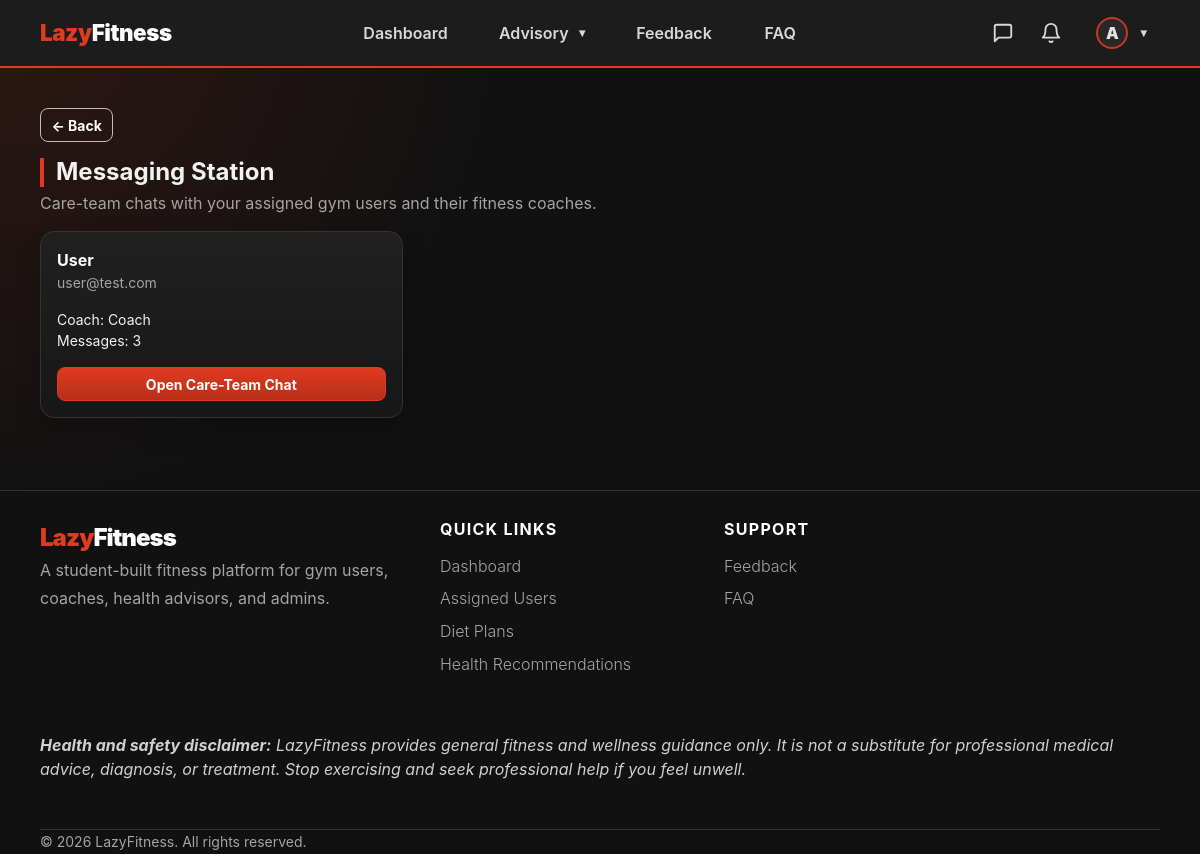
Before: /advisor/messages/ (signed in) with the older database file.
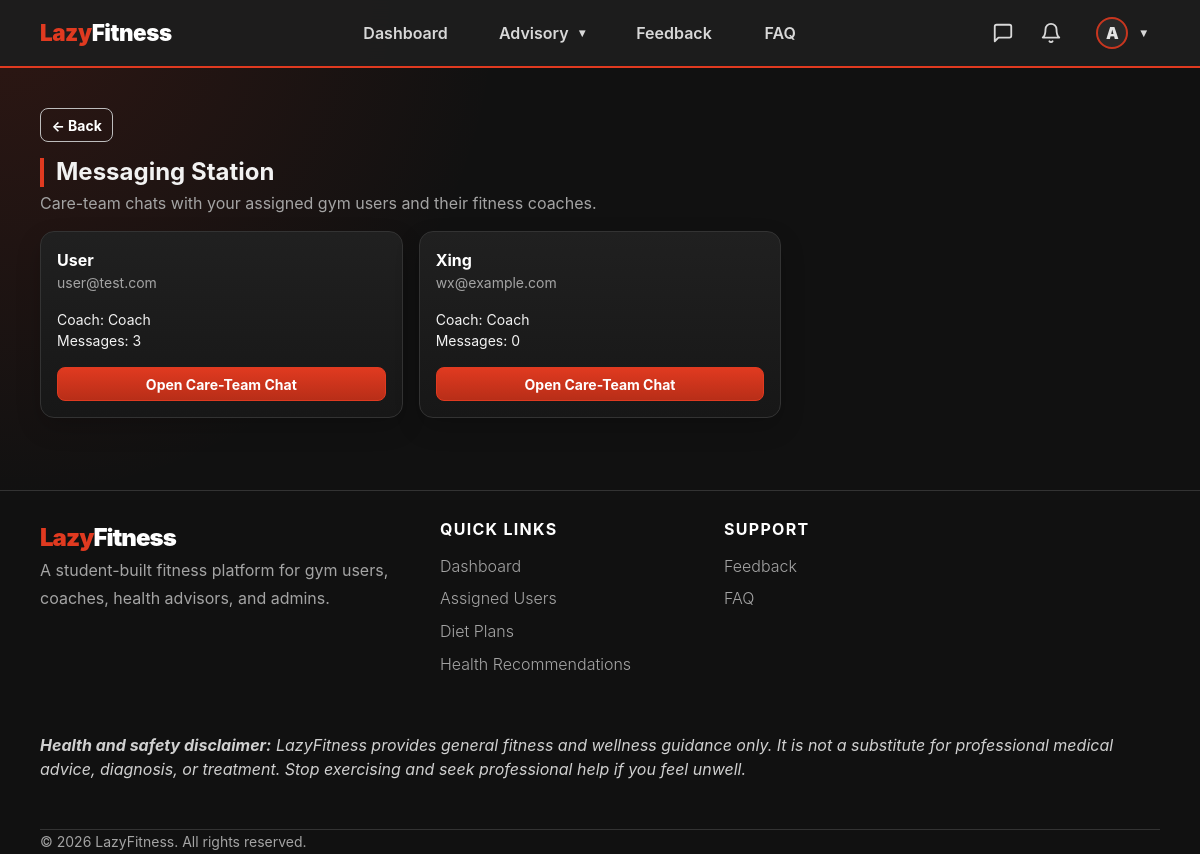
After: the same page with the newer database file.
### apps/gym_user/models.py (models this page shows, shortened)
class GymUser(models.Model):
    user = models.OneToOneField(User, on_delete=models.CASCADE, primary_key=True)
    user_name = models.CharField(max_length=255)
    age = models.IntegerField()
    gender = models.CharField(max_length=20)
    weight = models.FloatField(help_text="in kg")
    height = models.FloatField(help_text="in cm")
    neck_in_cm = models.IntegerField()
    waist_in_cm = models.IntegerField()
    calorie_intake = models.IntegerField(help_text="daily target kcal")
    medical_condition = models.TextField(blank=True, null=True)
    profile_completed = models.BooleanField(default=False)
    assigned_coach = models.ForeignKey(
        'coach.Coach',
        on_delete=models.SET_NULL,
        null=True,
        blank=True,
        related_name='assigned_gym_users',
        help_text='Fitness coach assigned by admin.',
    )
    assigned_advisor = models.ForeignKey(
        'health_advisor.HealthAdvisor',
        on_delete=models.SET_NULL,
        null=True,
        blank=True,
        related_name='assigned_gym_users',
        help_text='Health advisor assigned by admin.',
    )

class Conversation(models.Model):
    gym_user = models.OneToOneField(
        GymUser,
        on_delete=models.CASCADE,
        related_name='conversation',
        null=True,
        blank=True,
    )
    coach = models.ForeignKey(
        'coach.Coach',
        on_delete=models.SET_NULL,
        null=True,
        blank=True,
        related_name='conversations',
    )
    health_advisor = models.ForeignKey(
        'health_advisor.HealthAdvisor',
        on_delete=models.SET_NULL,
        null=True,
        blank=True,
        related_name='conversations',
    )
    title = models.CharField(max_length=160, blank=True)
    is_group = models.BooleanField(default=False)
    participants = models.ManyToManyField(User, blank=True, related_name='conversations')
    created_by = models.ForeignKey(
        User,
        on_delete=models.SET_NULL,
        null=True,
        blank=True,
        related_name='created_conversations',
    )
    created_at = models.DateTimeField(auto_now_add=True)
    updated_at = models.DateTimeField(auto_now=True)
    class Meta:
        ordering = ['-updated_at']

### apps/accounts/models.py (models this page shows, shortened)
class User(AbstractBaseUser, PermissionsMixin):
    ROLE_CHOICES = [
        ('gym_user',       'Gym User'),
        ('fitness_coach',  'Fitness Coach'),
        ('health_advisor', 'Health Advisor'),
        ('admin',          'Admin'),
    ]
    username_validator = RegexValidator(
        regex=r'^[\w.@+-]+$',
        message='Username may contain letters, numbers, and @/./+/-/_ characters only.',
    )
    username    = models.CharField(max_length=150, unique=True, validators=[username_validator])
    email       = models.EmailField(unique=True)
    profile_picture = models.ImageField(
        upload_to='profile_pictures/',
        blank=True,
        null=True,
        help_text='Optional profile picture used across LazyFitness.',
    )
    role        = models.CharField(max_length=20, choices=ROLE_CHOICES)
    is_active   = models.BooleanField(default=True)   # userStatus
    is_staff    = models.BooleanField(default=False)
    date_joined = models.DateTimeField(auto_now_add=True)
    USERNAME_FIELD  = 'username'
    REQUIRED_FIELDS = ['email', 'role']
    objects = UserManager()
    @property
    def display_name(self):
        profile_fields = [
            ('gymuser', 'user_name'),
            ('coach', 'coach_name'),
            ('healthadvisor', 'advisor_name'),
            ('adminprofile', 'admin_name'),
        ]
        for relation, field in profile_fields:
            try:
                profile = getattr(self, relation)
            except Exception:
                profile = None
            value = getattr(profile, field, '') if profile else ''
            if value:
                return value
        return self.username or self.email
    @property
    def avatar_initial(self):
        name = self.display_name or self.username or self.email or '?'
        return name.strip()[:1].upper()
    @property
    def is_gym_user(self):
        return self.role == 'gym_user'
    @property
    def is_coach(self):
        return self.role == 'fitness_coach'
    @property
    def is_health_advisor(self):
        return self.role == 'health_advisor'
    @property
    def is_admin_user(self):
        return self.role == 'admin'

### apps/coach/models.py (models this page shows, shortened)
class Coach(models.Model):
    user = models.OneToOneField(User, on_delete=models.CASCADE, primary_key=True)
    coach_name = models.CharField(max_length=255)
    specialty = models.CharField(
        max_length=120,
        blank=True,
        help_text='Public specialty shown on the Meet Our Coaches section.',
    )
    years_experience = models.PositiveIntegerField(
        null=True,
        blank=True,
        help_text='Optional years of coaching experience for the public team card.',
    )
    bio = models.TextField(
        blank=True,
        help_text='Short public bio shown to prospective gym users.',
    )

### apps/health_advisor/views.py (the view)
# urls.py: path('messages/', views.message_list, name='messages'),
@health_advisor_required
def message_list(request):
    advisor = get_object_or_404(HealthAdvisor, user=request.user)
    users = GymUser.objects.filter(assigned_advisor=advisor).select_related('user', 'assigned_coach', 'assigned_coach__user')
    conversations = {
        conversation.gym_user_id: conversation
        for conversation in advisor.conversations.select_related('gym_user', 'gym_user__user', 'coach').prefetch_related('messages')
    }
    rows = []
    for user in users:
        conversation = conversations.get(user.pk)
        rows.append({
            'gym_user': user,
            'conversation': conversation,
            'ready': care_team_ready(user),
            'unread_count': conversation_unread_count(conversation, request.user) if conversation else 0,
        })
    return render(request, 'health_advisor/messages.html', {
        'advisor': advisor,
        'rows': rows,
    })

### apps/gym_user/messaging.py (called while the page is built)
def care_team_ready(gym_user):
    return bool(gym_user.assigned_coach_id and gym_user.assigned_advisor_id)

def unread_count_for_user(user, conversations=None):
    qs = Message.objects.exclude(sender=user).exclude(read_by=user)
    if conversations is not None:
        qs = qs.filter(conversation__in=conversations)
    else:
        qs = qs.filter(conversation__participants=user)
    return qs.distinct().count()

def conversation_unread_count(conversation, user):
    if not conversation:
        return 0
    return conversation.messages.exclude(sender=user).exclude(read_by=user).count()

### lazyfitness/view_helpers.py (called while the page is built)
def role_fallback_url(user):
    if getattr(user, 'is_authenticated', False):
        if getattr(user, 'role', '') == 'gym_user':
            return reverse('gym_user:dashboard')
        if getattr(user, 'role', '') == 'fitness_coach':
            return reverse('coach:dashboard')
        if getattr(user, 'role', '') == 'health_advisor':
            return reverse('health_advisor:dashboard')
        if getattr(user, 'role', '') == 'admin':
            return reverse('admin_panel:dashboard')
    return reverse('landing')

### templates/health_advisor/messages.html (shortened to what this page needs)
{% extends "shared/base.html" %}
{% block content %}
<div class="d-flex flex-wrap justify-content-between align-items-center gap-2 mb-3">
  <div><h2 class="section-title mb-1">Messaging Station</h2><p class="text-secondary mb-0">Care-team chats with your assigned gym users and their fitness coaches.</p></div>
</div>
<div class="row g-3">
  {% for row in rows %}
    <div class="col-lg-4 col-md-6">
      <div class="card p-3 h-100 chat-list-card">
        <div class="d-flex justify-content-between align-items-start gap-2">
          <div><strong>{{ row.gym_user.user_name }}</strong>
            <div class="small text-secondary">{{ row.gym_user.user.email }}</div>
          </div>
        </div>
        <div class="mt-3 small">
          <div>Coach:
            {% if row.gym_user.assigned_coach %}
            <span class="text-light">{{ row.gym_user.assigned_coach.coach_name }}</span>
            {% else %}
            <span class="text-secondary">Not assigned</span>
            {% endif %}
          </div>
            <div>Messages: {% if row.conversation %}
              {{ row.conversation.messages.count }}
              {% else %}
              0
              {% endif %}
            </div>
          </div>
          <div class="mt-auto pt-3">
            {% if row.ready %}
            <a class="btn btn-primary btn-sm w-100" href="{% url 'health_advisor:message_thread' row.gym_user.pk %}">Open Care-Team Chat</a>
            {% else %}
            <span class="badge bg-secondary w-100 py-2">Waiting for full care team</span>
            {% endif %}
          </div>
        </div>
      </div>
  {% empty %}
  <div class="col-12">
    <div class="empty-state">No assigned gym users yet.</div>
  </div>
  {% endfor %}
</div>
{% endblock %}

Changed rows visible on the page:
added GymUser: gym_user.user_name "Xing", gym_user.user.email "wx@example.com", gym_user.assigned_coach.coach_name "Coach", conversation.messages.count "0"
